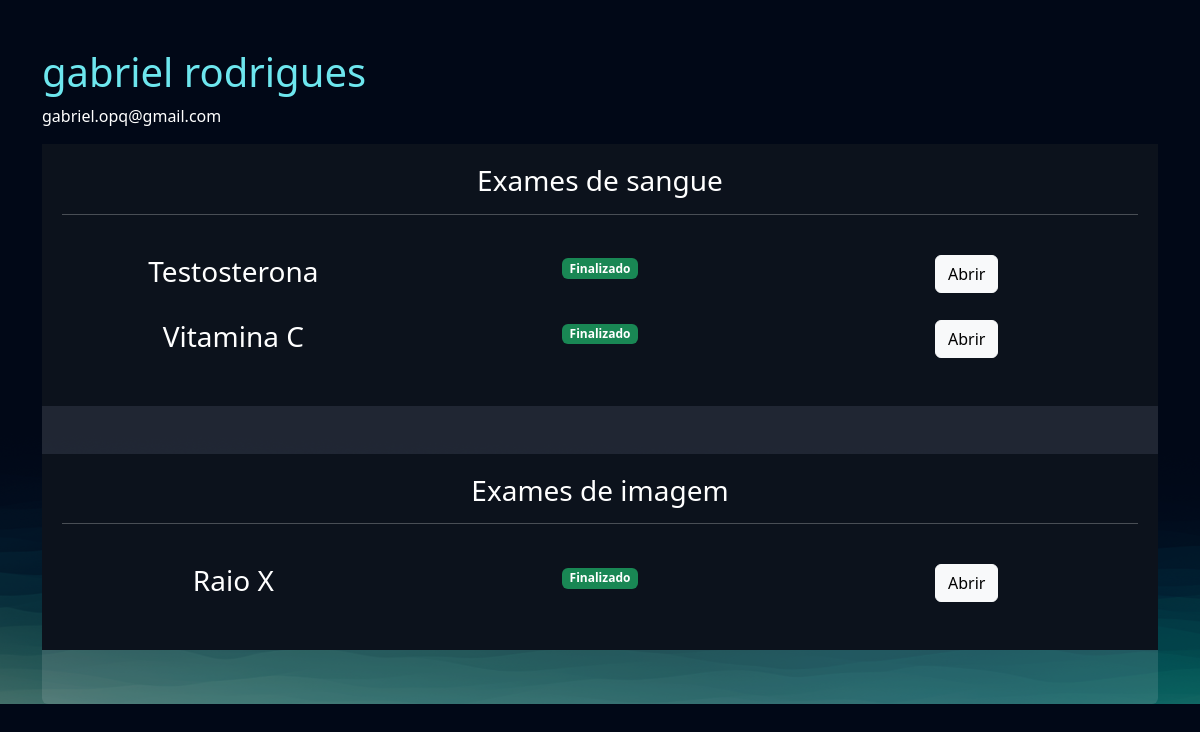
/empresarial/cliente/2 (signed in), run on the app's committed database.
### exames/models.py (models this page shows, shortened)
class SolicitacaoExame(models.Model):
    choice_status = (
        ('E', 'Em análise'),
        ('F', 'Finalizado')
    )
    usuario = models.ForeignKey(User, on_delete=models.DO_NOTHING)
    exame = models.ForeignKey(TiposExames, on_delete=models.DO_NOTHING)
    status = models.CharField(max_length=2, choices=choice_status)
    resultado = models.FileField(upload_to="resultados", null=True, blank=True)
    requer_senha = models.BooleanField(default=False)
    senha = models.CharField(max_length=6, null=True, blank=True)
    def badge_template(self):
        if self.status == "E":
            classes = 'bg-warning text-dark'
            texto = "Em análise"
        elif self.status == "F":
            classes = 'bg-success'
            texto="Finalizado"
        return mark_safe(f"<span class='badge {classes}'>{texto}</span>")

class TiposExames(models.Model):
    tipo_choices = (
        ('I', 'Exame de imagem'),
        ('S', 'Exame de Sangue')
    )
    nome = models.CharField(max_length=50)
    tipo = models.CharField(max_length=2, choices=tipo_choices)
    preco = models.FloatField()
    disponivel = models.BooleanField(default=True)
    horario_inicial = models.IntegerField()
    horario_final = models.IntegerField()

### empresarial/views.py (the view)
# urls.py: path('cliente/<int:cliente_id>', views.cliente, name="cliente"),
@staff_member_required
def cliente(request, cliente_id):
    cliente = User.objects.get(id=cliente_id)
    exames = SolicitacaoExame.objects.filter(usuario=cliente)
    return render(request, 'cliente.html', {'cliente': cliente, 'exames': exames})

### empresarial/templates/cliente.html (shortened to what this page needs)
{% extends "bases/bases.html" %}
{% load static %}
{% block 'head' %}
    <link href="{% static 'exames/css/css.css' %}" rel="stylesheet">
    <link href="{% static 'exames/css/gerenciar_pedidos.css' %}" rel="stylesheet">
    <link href="{% static 'exames/css/gerenciar_exames.css' %}" rel="stylesheet">
{% endblock 'head' %}
{% block 'conteudo' %}
    <br>
    <br>
    <div class="container">
        <h3 class="font-destaque">{{cliente.get_full_name}}</h3>
        <p>{{cliente.email}}</p>
        <div class="card card-view">
            <div class="sub-card">
                <h3>Exames de sangue</h3>
                <hr>
                <br>
                {% for exame in exames  %}
                    {% if  exame.exame.tipo == 'S'%}
                        <div class="row">
                            <div class="col-md"><h3>{{exame.exame.nome}}</h3></div>
                            <div class="col-md">{{exame.badge_template}}</div>
                            <div class="col-md">
                                <a href="{% url 'exame_cliente' exame.id %}" class="btn btn-light">Abrir</a>
                            </div>
                        </div>
                        <br>
                    {% endif %}
                {% endfor %}
            </div>
            <br>
            <br>
            <div class="sub-card">
                <h3>Exames de imagem</h3>
                <hr>
                <br>
                {% for exame in exames  %}
                    {% if  exame.exame.tipo == 'I'%}
                        <div class="row">
                            <div class="col-md"><h3>{{exame.exame.nome}}</h3></div>
                            <div class="col-md">{{exame.badge_template}}</div>
                            <div class="col-md"><a href="{% url 'exame_cliente' exame.id %}" class="btn btn-light">Abrir</a></div>
                        </div>
                        <br>
                    {% endif %}
                {% endfor %}
            </div>
        </div>
    </div>
{% endblock 'conteudo' %}

### templates/static/geral/css/base.css (style rules this page uses)
:root { --main-color: #151C34; --dark-color: #0C121C ; --light-color: #6DE6EE; --contrast-color: #f4c96b; --differential-color: #066668; }
* { color: white }
.font-destaque { color: var(--light-color); font-size: 40px; }

### templates/static/exames/css/css.css (style rules this page uses)
body { background-image: url('/static/geral/img/bg2.png'); background-size: cover; }
.card { background-color: rgba(217, 217, 217, .14); color: white; padding: 15px; }

### templates/static/exames/css/gerenciar_pedidos.css (style rules this page uses)
.card-view { text-align: center; padding: 0; border: none; height: 70vh; }

### templates/static/exames/css/gerenciar_exames.css (style rules this page uses)
.sub-card { background-color: var(--dark-color); padding: 20px; }

### data on the page
SolicitacaoExame: exame.nome "Testosterona", badge_template "Finalizado"
SolicitacaoExame: exame.nome "Vitamina C", badge_template "Finalizado"
SolicitacaoExame: exame.nome "Raio X", badge_template "Finalizado"

### other printed values
{{ cliente.get_full_name }} "gabriel rodrigues"
{{ cliente.email }} "gabriel.opq@gmail.com"
